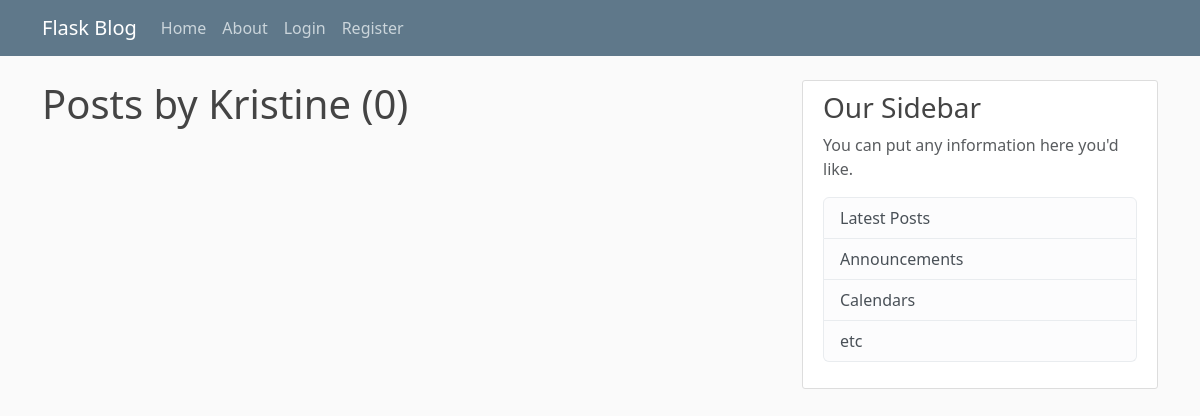
The app's page /user/Kristine, older data.
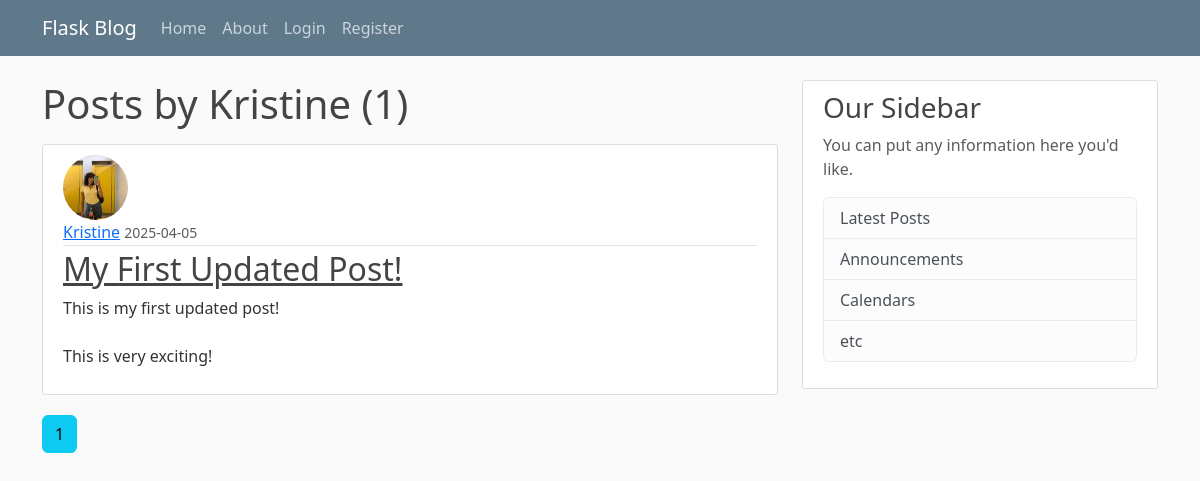
The same page, newer data.
### flaskblog/models.py (models this page shows, shortened)
class Post(db.Model):
	id = db.Column(db.Integer, primary_key=True)
	title = db.Column(db.String(100), nullable=False)
	date_posted = db.Column(db.DateTime, nullable=False, default=datetime.utcnow)
	content = db.Column(db.Text, nullable=False)
	user_id = db.Column(db.Integer, db.ForeignKey('user.id'), nullable=False)

class User(db.Model, UserMixin):
	id = db.Column(db.Integer, primary_key=True)
	username = db.Column(db.String(20), unique=True, nullable=False)
	email = db.Column(db.String(120), unique=True, nullable=False)
	image_file = db.Column(db.String(20), nullable=False, default='default.jpg')
	password = db.Column(db.String(60), nullable=False)
	posts = db.relationship('Post', backref='author', lazy=True)

### flaskblog/routes.py (the view)
@app.route("/user/<string:username>")
def user_posts(username ):
    page = request.args.get('page', 1, type=int)
    user = User.query.filter_by(username=username).first_or_404()
    posts = Post.query.filter_by(author=user)\
        .order_by(Post.date_posted.desc())\
        .paginate(page=page, per_page=5)
    return render_template('user_posts.html', posts=posts, user=user)

### flaskblog/templates/user_posts.html
{% extends "layout.html" %}
{% block content %}
	<h1 class="mb-3">Posts by {{ user.username }} ({{ posts.total }})</h1>
	{% for post in posts.items %}
		<article class="media content-section">
			<img class="rounded-circle article-img" src="{{ url_for('static', filename='profile_pics/' + post.author.image_file) }}">
		  <div class="media-body">
		    <div class="article-metadata">
		      <a class="mr-2" href="{{ url_for('user_posts', username=post.author.username) }}">{{ post.author.username }}</a>
		      <small class="text-muted">{{ post.date_posted.strftime('%Y-%m-%d') }}</small>
		    </div>
		    <h2><a class="article-title" href="{{ url_for('post', post_id=post.id) }}">{{ post.title }}</a></h2>
		    <p class="article-content">{{ post.content }}</p>
		  </div>
		</article>
	{% endfor %}
	{% for page_num in posts.iter_pages(left_edge=1, right_edge=1, left_current=1, right_current=1) %}
	  {% if page_num %}
	  	{% if posts.page == page_num %}
	  	  <a class="btn btn-info mb-4" href="{{ url_for('user_posts', username=user.username, page=page_num) }}">{{ page_num }}</a>
	  	{% else %}
	  	  <a class="btn btn-outline-info mb-4" href="{{ url_for('user_posts', username=user.username, page=page_num) }}">{{ page_num }}</a>
	  	{% endif %}
	  {% else %}
		...
	  {% endif %}
	{% endfor %}
{% endblock content %}

Row changes from the older to the newer data that the page shows:
added Post: image_file (picture), author.username "Kristine", date_posted "2025-04-05", title "My First Updated Post!", content "This is my first updated post! This is very exciting!"
Text that changed along with them:
{{ posts.total }}: "0" → "1"
new list line: "1"
